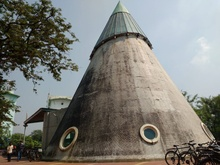
%> input picture random.jpg, 220 x 165 px, shrunk from 1920 x 1440 before the run
$ octave ImageProc.m   (GNU Octave 9; MATLAB toolbox functions it lacks are replaced by stand-ins)
%> lines starting %> are read from the running program, lines starting %| are printed output that depends on the picture
%> further down, I is the input picture: size 165x220x3 uint8; mean R, G, B 124.5, 124.5, 119.1
### filter_3.m
function [B] = filter_3(A, h) %function for filtering
C = zeros(size(A, 1) + size(h, 1) - 1 , size(A, 2) + size(h, 2) - 1); %Creating a temporary matrix to carry out the convolution
for i = 1 : size(A, 1)%loops for filling A into the central part of C
    for j = 1 : size(A, 2)
        C(i + 1, j + 1) = A(i, j);
    end
end
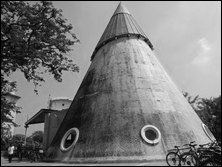
%> C: size 167x222 double; min 0, max 250, mean 121.9
B = zeros(size(A, 1), size(A, 2)); %loops for doing the convolution
for x = 1 : size(A, 1)
    for y = 1 : size(A, 2)
        for i = 1 : size(h, 1)
            for j = 1 : size(h, 2)
                B(x, y) = B(x, y) + (C(x + i - 1, y + j - 1)*h(i, j));
            end
        end
    end
end
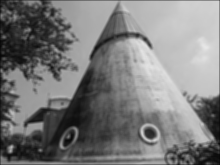
%> B: size 165x220 double; min 6.33, max 231.6, mean 123.6
%returns the filtered image matrix

### ImageProc.m

%read image
I = imread('random.jpg');

h = ones(3,3)/9; %filter kernel
h1 = [ 0 -1 0 ; -1 4 -1 ; 0 -1 0]/4;

I1 = filter_3(I, h); %calling the filter function

figure
imshow(I1/255)


%use
